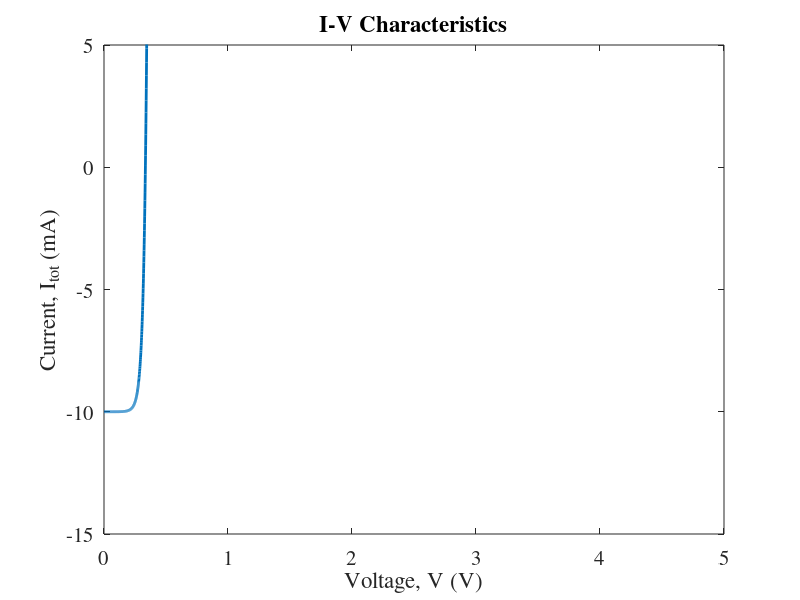
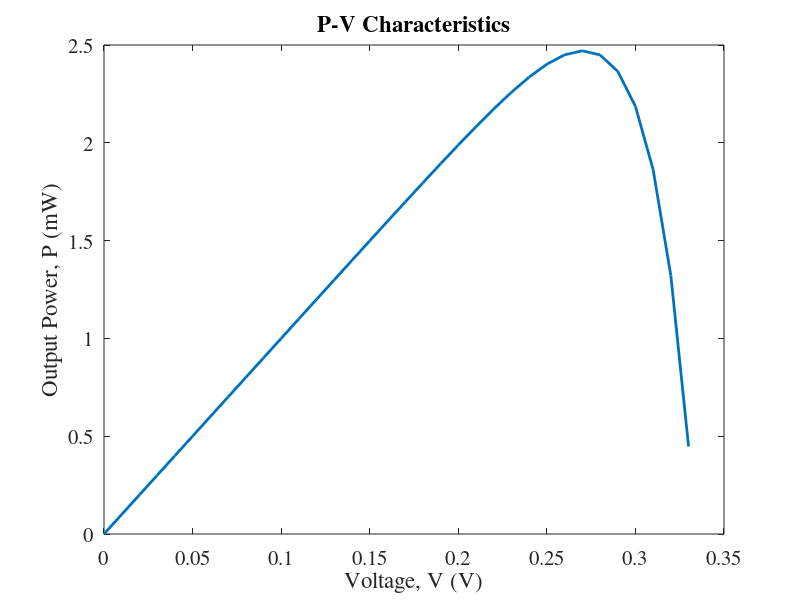

Write the MATLAB code that produced these figures, in order.
% Clear workspace and prepare for fresh calculation
clc; clearvars; close all;

%% Set plotting parameters for professional figures
set(0, 'DefaultAxesFontName', 'Times');
set(0, 'DefaultAxesFontSize', 15);

%% Define solar cell parameters and physical constants
e = 1.6e-19;        % Elementary charge (C)
T = 300;            % Operating temperature (K)
Io = 25e-9;         % Dark saturation current (A) - represents recombination
Iph = 10e-3;        % Photogenerated current (A) - from incident light
kb = 1.38e-23;      % Boltzmann constant (J/K)
Irr = 500;          % Solar irradiance (W/m²)
n = 1;              % Ideality factor - indicates dominant recombination mechanism
V = 0:0.001:5;      % Voltage range for analysis (V)
area = 1e-2*1e-2;   % Solar cell area (m²), 1cm x 1cm

%% Calculate I-V Characteristics
% Solar cell equation: I = Iph - Io(exp(qV/nkT) - 1)
% Negative Iph because conventional current is opposite to photocurrent
I_total = -Iph + Io.*(exp((e*V)./(n*kb*T))-1);

% Plot I-V curve
figure(1)
plot(V,I_total*1e3,'linewidth',2)    % Current in mA for better visualization
xlabel('Voltage, V (V)')
ylabel('Current, I_{tot} (mA)')
title("I-V Characteristics")
ylim([-15,5]);

% Save the I-V characteristics plot
saveas(gcf, 'C:\SPB_Data\EEE460_Jan2024_byakc\EXP5_BYAKC\reportprepare\task1_IV_characteristics.png');

%% Calculate key solar cell parameters
% Find open circuit voltage (Voc) - voltage where current is zero
V_oc = V(find(I_total<=0,1,'last'));

% Short circuit current (Isc) - equals photogenerated current
I_sc = -Iph;

% Display Voc and Isc
fprintf("Voc = %.4f V \n", V_oc)
fprintf("Isc = %.4f A \n", I_sc)

%% Calculate and plot P-V Characteristics
% Recalculate for power analysis up to Voc
V = 0:0.01:V_oc;
I_total = -Iph + Io.*(exp((e.*V)./(n.*kb*T))-1);

% Calculate power: P = IV
P = (-I_total).*V;    % Negative I_total for power generation convention

% Plot P-V curve
figure(2);
plot(V,P*1e3,'linewidth',2)    % Power in mW for better visualization
xlabel('Voltage, V (V)')
ylabel('Output Power, P (mW)')
title("P-V Characteristics")

% Save the P-V characteristics plot
saveas(gcf, 'C:\SPB_Data\EEE460_Jan2024_byakc\EXP5_BYAKC\reportprepare\task1_PV_characteristics.png');

%% Calculate performance metrics
% Find maximum power point (MPP)
Pmax = max(P);           % Maximum power output
I_m = I_total(P==Pmax);  % Current at MPP
V_m = V(P==Pmax);        % Voltage at MPP

% Calculate Fill Factor (FF) - measure of solar cell quality
% FF = Pmax/(Voc*Isc) - ratio of actual to ideal maximum power
FF = abs(Pmax/I_sc/V_oc);

% Display results
fprintf("Pmax = %.4f W\n", Pmax)
fprintf("FF = %.4f \n", FF)


%{
find working
First, I_total<=0 creates a logical array of the same length as I_total.
For example, if I_total was [-5, -3, -1, 0.5, 2], it would create:
[true, true, true, false, false]
The find() function then returns the indices where this condition is true. In our example, it would return [1, 2, 3].
The arguments 1,'last' tell find to return only one value -
specifically the last index where the condition is true.
This is crucial because we want the last point where current is non-positive,
which represents where the I-V curve crosses the voltage axis.




The Photocurrent (-Iph):


When light hits the solar cell, it generates electron-hole pairs
These carriers create a current flowing in the negative direction (from n-type to p-type)
We put a minus sign before Iph because conventional current flows opposite to electron flow
This is like a current source pushing current out of the cell


The Diode Current (Io*(exp((eV)/(nkb*T))-1)):


This is the normal p-n junction diode current
It flows in the positive direction (from p-type to n-type)
It increases exponentially with voltage
This current opposes the photocurrent
We use a plus sign because it reduces the net output current

Think of it like two people pushing against each other:

The photocurrent is like a person pushing one way (negative direction)
The diode current is like another person pushing back (positive direction)
The total current (I_total) is the net result of these opposing forces
%}